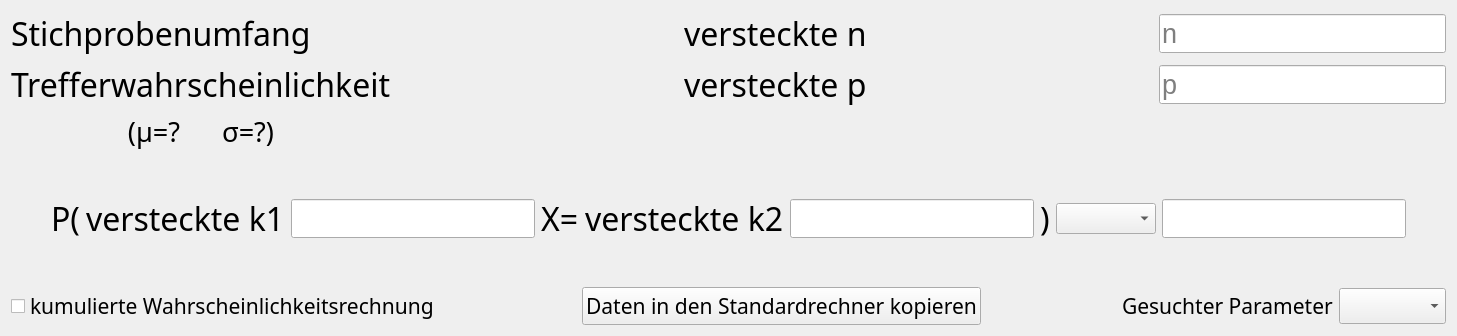
      <widget class="QWidget" name="tab_2">
       <attribute name="title">
        <string>Parameter Retrieval Kit</string>
       </attribute>
       <layout class="QGridLayout" name="gridLayout_7">
        <item row="3" column="0">
         <layout class="QGridLayout" name="gridLayout_5">
          <item row="0" column="0">
           <spacer name="horizontalSpacer_2">
            <property name="orientation">
             <enum>Qt::Horizontal</enum>
            </property>
            <property name="sizeHint" stdset="0">
             <size>
              <width>40</width>
              <height>20</height>
             </size>
            </property>
           </spacer>
          </item>
          <item row="0" column="6">
           <widget class="QLineEdit" name="prk_k2_edit">
            <property name="font">
             <font>
              <family>Segoe UI</family>
              <pointsize>20</pointsize>
             </font>
            </property>
           </widget>
          </item>
          <item row="0" column="7">
           <widget class="QLabel" name="label_11">
            <property name="font">
             <font>
              <family>Agency FB</family>
              <pointsize>24</pointsize>
             </font>
            </property>
            <property name="text">
             <string>)</string>
            </property>
           </widget>
          </item>
          <item row="0" column="9">
           <widget class="QLineEdit" name="prk_target_probability">
            <property name="font">
             <font>
              <family>Segoe UI</family>
              <pointsize>20</pointsize>
             </font>
            </property>
           </widget>
          </item>
          <item row="0" column="10">
           <spacer name="horizontalSpacer_3">
            <property name="orientation">
             <enum>Qt::Horizontal</enum>
            </property>
            <property name="sizeHint" stdset="0">
             <size>
              <width>40</width>
              <height>20</height>
             </size>
            </property>
           </spacer>
          </item>
          <item row="0" column="3">
           <widget class="QLineEdit" name="prk_k1_edit">
            <property name="font">
             <font>
              <family>Segoe UI</family>
              <pointsize>20</pointsize>
             </font>
            </property>
           </widget>
          </item>
          <item row="0" column="8">
           <widget class="QComboBox" name="prk_2nd_compStatement">
            <property name="font">
             <font>
              <family>Segoe UI</family>
              <pointsize>14</pointsize>
             </font>
            </property>
           </widget>
          </item>
          <item row="0" column="2">
           <widget class="QLabel" name="prk_k1_out">
            <property name="font">
             <font>
              <family>Agency FB</family>
              <pointsize>24</pointsize>
             </font>
            </property>
            <property name="text">
             <string>versteckte k1</string>
            </property>
           </widget>
          </item>
          <item row="0" column="4">
           <widget class="QLabel" name="prk_compStatement">
            <property name="font">
             <font>
              <family>Agency FB</family>
              <pointsize>24</pointsize>
             </font>
            </property>
            <property name="text">
             <string>X=</string>
            </property>
           </widget>
          </item>
          <item row="0" column="1">
           <widget class="QLabel" name="label_9">
            <property name="font">
             <font>
              <family>Agency FB</family>
              <pointsize>24</pointsize>
             </font>
            </property>
            <property name="text">
             <string>P(</string>
            </property>
           </widget>
          </item>
          <item row="0" column="5">
           <widget class="QLabel" name="prk_k2_out">
            <property name="font">
             <font>
              <family>Agency FB</family>
              <pointsize>24</pointsize>
             </font>
            </property>
            <property name="text">
             <string>versteckte k2</string>
            </property>
           </widget>
          </item>
         </layout>
        </item>
        <item row="2" column="0">
         <spacer name="verticalSpacer_2">
          <property name="orientation">
           <enum>Qt::Vertical</enum>
          </property>
          <property name="sizeHint" stdset="0">
           <size>
            <width>20</width>
            <height>40</height>
           </size>
          </property>
         </spacer>
        </item>
        <item row="4" column="0">
         <layout class="QGridLayout" name="gridLayout_6">
          <item row="0" column="3">
           <spacer name="verticalSpacer_6">
            <property name="orientation">
             <enum>Qt::Vertical</enum>
            </property>
            <property name="sizeHint" stdset="0">
             <size>
              <width>20</width>
              <height>40</height>
             </size>
            </property>
           </spacer>
          </item>
          <item row="1" column="5">
           <widget class="QComboBox" name="prk_targetParameter">
            <property name="font">
             <font>
              <family>Agency FB</family>
              <pointsize>15</pointsize>
             </font>
            </property>
           </widget>
          </item>
          <item row="1" column="0">
           <widget class="QCheckBox" name="prk_cumulativeP">
            <property name="font">
             <font>
              <family>Agency FB</family>
              <pointsize>16</pointsize>
              <italic>false</italic>
             </font>
            </property>
            <property name="text">
             <string>kumulierte Wahrscheinlichkeitsrechnung</string>
            </property>
           </widget>
          </item>
          <item row="1" column="2">
           <widget class="QPushButton" name="prk_goToStd">
            <property name="font">
             <font>
              <family>Agency FB</family>
              <pointsize>16</pointsize>
             </font>
            </property>
            <property name="text">
             <string>Daten in den Standardrechner kopieren</string>
            </property>
           </widget>
          </item>
          <item row="1" column="4">
           <widget class="QLabel" name="label_12">
            <property name="font">
             <font>
              <family>Agency FB</family>
              <pointsize>16</pointsize>
             </font>
            </property>
            <property name="text">
             <string>Gesuchter Parameter</string>
            </property>
           </widget>
          </item>
          <item row="1" column="3">
           <spacer name="horizontalSpacer_4">
            <property name="orientation">
             <enum>Qt::Horizontal</enum>
            </property>
            <property name="sizeHint" stdset="0">
             <size>
              <width>40</width>
              <height>20</height>
             </size>
            </property>
           </spacer>
          </item>
          <item row="1" column="1">
           <spacer name="horizontalSpacer_19">
            <property name="orientation">
             <enum>Qt::Horizontal</enum>
            </property>
            <property name="sizeHint" stdset="0">
             <size>
              <width>40</width>
              <height>20</height>
             </size>
            </property>
           </spacer>
          </item>
         </layout>
        </item>
        <item row="0" column="0">
         <layout class="QGridLayout" name="gridLayout_4">
          <item row="0" column="3">
           <spacer name="horizontalSpacer">
            <property name="orientation">
             <enum>Qt::Horizontal</enum>
            </property>
            <property name="sizeHint" stdset="0">
             <size>
              <width>40</width>
              <height>20</height>
             </size>
            </property>
           </spacer>
          </item>
          <item row="2" column="1">
           <spacer name="horizontalSpacer_18">
            <property name="orientation">
             <enum>Qt::Horizontal</enum>
            </property>
            <property name="sizeHint" stdset="0">
             <size>
              <width>40</width>
              <height>20</height>
             </size>
            </property>
           </spacer>
          </item>
          <item row="0" column="2">
           <widget class="QLabel" name="prk_n_out">
            <property name="font">
             <font>
              <family>Agency FB</family>
              <pointsize>24</pointsize>
             </font>
            </property>
            <property name="text">
             <string>versteckte n</string>
            </property>
           </widget>
          </item>
          <item row="0" column="1">
           <spacer name="horizontalSpacer_16">
            <property name="orientation">
             <enum>Qt::Horizontal</enum>
            </property>
            <property name="sizeHint" stdset="0">
             <size>
              <width>40</width>
              <height>20</height>
             </size>
            </property>
           </spacer>
          </item>
          <item row="0" column="0">
           <widget class="QLabel" name="prk_n_canon">
            <property name="font">
             <font>
              <family>Agency FB</family>
              <pointsize>24</pointsize>
             </font>
            </property>
            <property name="text">
             <string>Stichprobenumfang</string>
            </property>
           </widget>
          </item>
          <item row="2" column="3">
           <spacer name="horizontalSpacer_15">
            <property name="orientation">
             <enum>Qt::Horizontal</enum>
            </property>
            <property name="sizeHint" stdset="0">
             <size>
              <width>40</width>
              <height>20</height>
             </size>
            </property>
           </spacer>
          </item>
          <item row="2" column="6">
           <widget class="QLineEdit" name="prk_p_edit">
            <property name="font">
             <font>
              <family>Segoe UI</family>
              <pointsize>20</pointsize>
             </font>
            </property>
            <property name="placeholderText">
             <string>p</string>
            </property>
           </widget>
          </item>
          <item row="2" column="2">
           <widget class="QLabel" name="prk_p_out">
            <property name="font">
             <font>
              <family>Agency FB</family>
              <pointsize>24</pointsize>
             </font>
            </property>
            <property name="text">
             <string>versteckte p</string>
            </property>
           </widget>
          </item>
          <item row="2" column="0">
           <widget class="QLabel" name="prk_p_canon">
            <property name="font">
             <font>
              <family>Agency FB</family>
              <pointsize>24</pointsize>
             </font>
            </property>
            <property name="text">
             <string>Trefferwahrscheinlichkeit</string>
            </property>
           </widget>
          </item>
          <item row="0" column="6">
           <widget class="QLineEdit" name="prk_n_edit">
            <property name="font">
             <font>
              <family>Segoe UI</family>
              <pointsize>20</pointsize>
             </font>
            </property>
            <property name="placeholderText">
             <string>n</string>
            </property>
           </widget>
          </item>
          <item row="3" column="0">
           <widget class="QLabel" name="prk_mu_sigma">
            <property name="font">
             <font>
              <family>Agency FB</family>
              <pointsize>20</pointsize>
              <italic>false</italic>
              <bold>false</bold>
              <strikeout>false</strikeout>
              <stylestrategy>PreferDefault</stylestrategy>
             </font>
            </property>
            <property name="text">
             <string>(μ=?      σ=?)</string>
            </property>
            <property name="alignment">
             <set>Qt::AlignCenter</set>
            </property>
           </widget>
          </item>
         </layout>
        </item>
       </layout>
      </widget>
